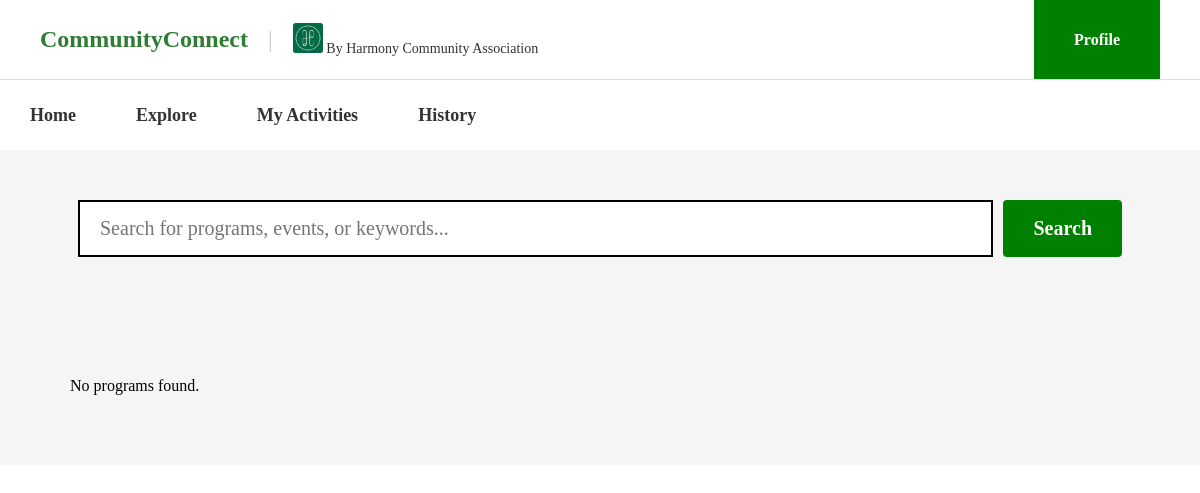
Before: /MainPage/program.php (signed in) with the older database file.
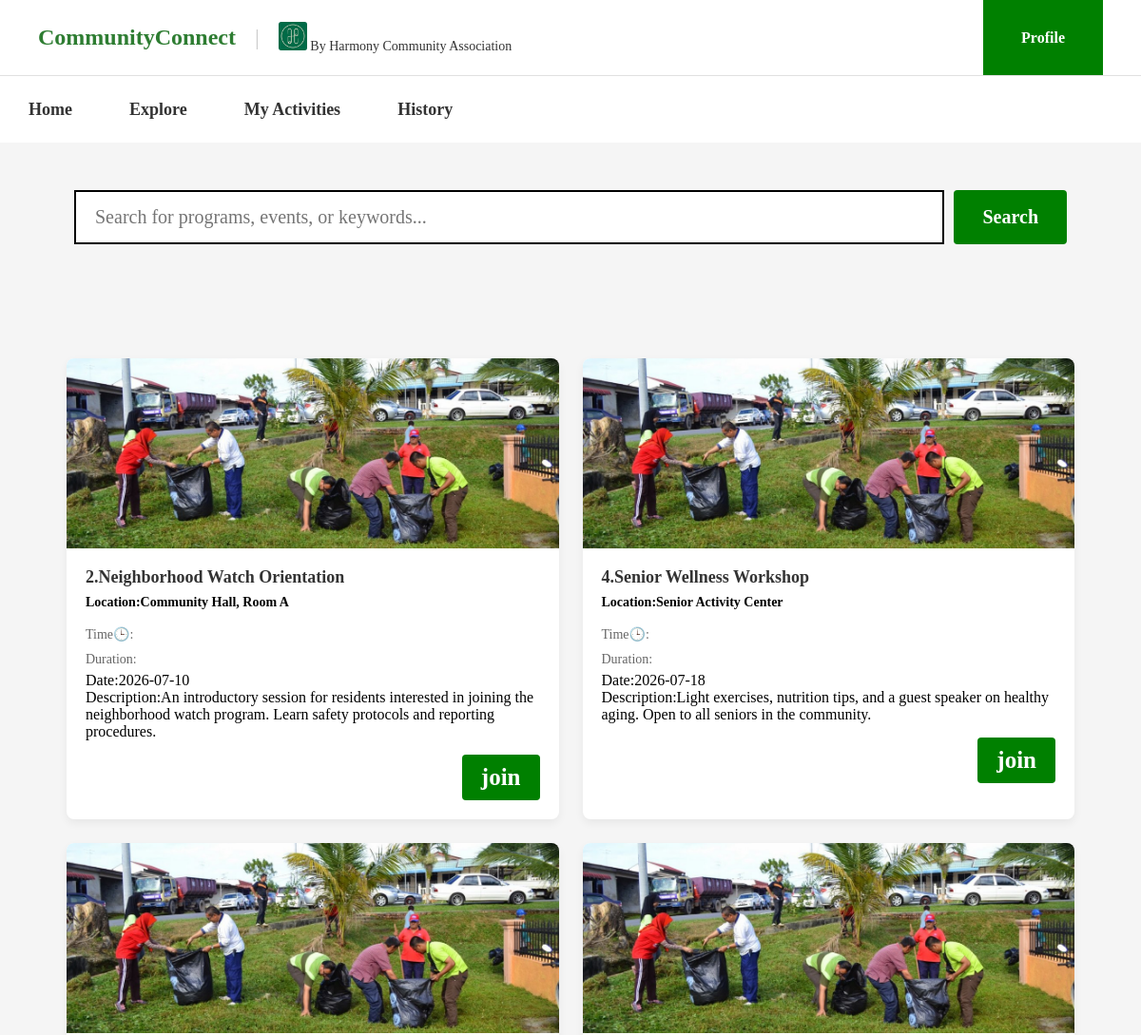
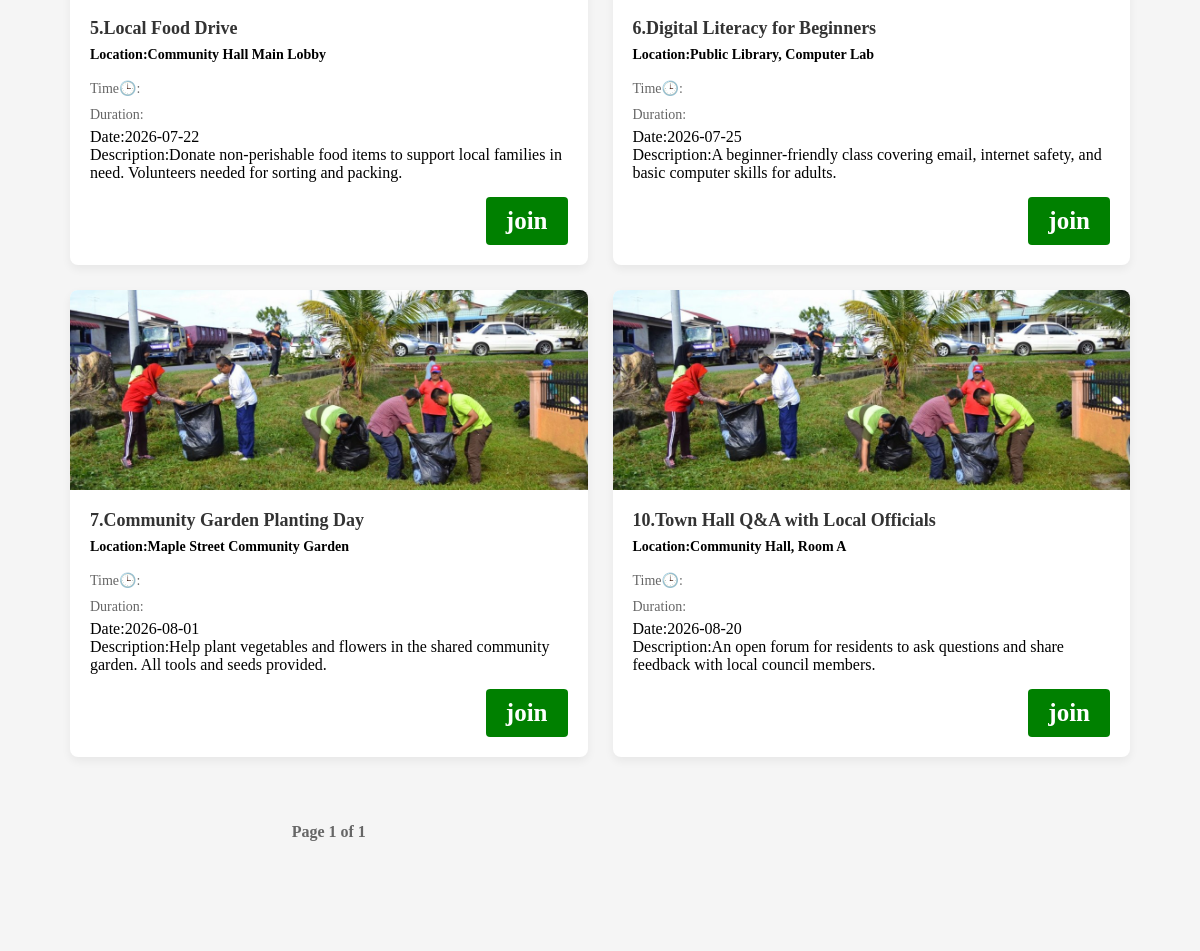
After: the same page with the newer database file (2 pictures, top to bottom).
### tables this page shows
CREATE TABLE `program` (
  `id` int(11) NOT NULL,
  `title` varchar(150) NOT NULL,
  `event_date` date NOT NULL,
  `start_time` time NOT NULL,
  `end_time` time NOT NULL,
  `location` varchar(200) NOT NULL,
  `description` text NOT NULL
);

### MainPage/program.php (the view, shortened to what this page needs)
<?php
global $connection;
$limit = 6;
$page = isset($_GET['page']) ? (int)$_GET['page'] : 1;
$offset = ($page - 1) * $limit;
$user_id = $_SESSION['id'];
$search_query = ($_GET['program'] ?? "");
if ($search_query !== "") {
    $count_sql = "SELECT COUNT(*) AS total FROM program
    WHERE title LIKE '%$search_query%'
    AND event_date >= CURDATE()
    AND id NOT IN (SELECT program_id FROM user_program WHERE user_id= '$user_id')";
    $count_result = mysqli_query($connection, $count_sql);
    $total_rows = mysqli_fetch_assoc($count_result)['total'];
    $sql = "SELECT * FROM program
    WHERE title LIKE '%$search_query%'
    AND event_date >= CURDATE()
    AND id NOT IN (SELECT program_id FROM user_program WHERE user_id= '$user_id')
    LIMIT $limit OFFSET $offset";
} else {
    $count_sql = "SELECT COUNT(*) AS total FROM program
    WHERE id NOT IN (SELECT program_id FROM user_program WHERE user_id= '$user_id')
    AND event_date >= CURDATE()";
    $count_result = mysqli_query($connection, $count_sql);
    $total_rows = mysqli_fetch_assoc($count_result)['total'];
    $sql = "SELECT * FROM program
    WHERE id NOT IN (SELECT program_id FROM user_program WHERE user_id= '$user_id')
    AND event_date >= CURDATE()
    LIMIT $limit OFFSET $offset";
}
$result = mysqli_query($connection, $sql);
$total_pages = ceil($total_rows / $limit);
?>
<!DOCTYPE html>
<html lang="en">
<head>
    <link rel="stylesheet" href="../CSS/user.css">
</head>
<body>
    <header class="top-header">
        <div class="header-left">
            <h1 class="brand-title">CommunityConnect</h1>
            <span class="divider">|</span>
            <div class="org-host">
                <img src="../Images/harmony.jpg"
                    alt="https://media.licdn.com/dms/image/v2/D4E03AQELNAHJckXI1Q/profile-displayphoto-shrink_200_200/B4EZOXqLbGHkAk-/0/1733416237478?e=2147483647&v=beta&t=sjAOtOOF-mVLAh6dF3wuGAHkhmZoFFiBIWNB3DAQ30s"
                    class="logo-placeholder">
                <span>By Harmony Community Association</span>
            </div>
        </div>
        <div class="header-right">
            <a href="profile.php" class="profile-btn">Profile</a>
        </div>
    </header>
    <nav class="main-nav">
        <a href="user_page.php" target="_self">Home</a>
        <a href="program.php" target="_self">Explore</a>
        <a href="program_status.php" target="_self">My Activities</a>
        <a href="history.php" target="_self">History</a>
    </nav>
    <div class="search-section">
        <form action="program.php" method="GET" class="search-container">
            <input type="text" name="program" placeholder="Search for programs, events, or keywords...">
            <input type="submit" value="Search">
        </form>
    </div>
    <div class="page-content">
        <div class="programs-section">
            <?php
            if ($result && mysqli_num_rows($result) > 0) {
                while ($row = mysqli_fetch_assoc($result)) {
            ?>
                    <div class="program-card">
                        <img src="../Images/gotong-royong.jpg" alt="https://www.mbsj.gov.my/ms/gotong-royong-0">
                        <div class="card-content">
                            <h3><?php echo $row['id']; ?>.<?php echo htmlspecialchars($row['title']); ?></h3>
                            <p class="location">Location:<?php echo htmlspecialchars($row['location']); ?></p>
                            <p class="time">Time🕒:<?php echo htmlspecialchars($row['time']); ?></p>
                            <p class="duration">Duration:<?php echo htmlspecialchars($row['duration']); ?></p>
                            <p class="date">Date:<?php echo htmlspecialchars($row['event_date']); ?></p>
                            <p class="description">Description:<?php echo htmlspecialchars($row['description']); ?></p>
                            <a href="join_request_submitted.php?program_id=<?php echo $row['id']; ?>">
                                <button class="join">join</button>
                            </a>
                        </div>
                    </div>
            <?php
                }
            } else {
                echo "<p>No programs found.</p>";
            }
            ?>
            <?php if ($total_rows > 0): ?>
                <div style="text-align: center; margin: 40px 0; font-family: Arial, sans-serif; font-weight: bold;">
                    <span style="display: inline-block; margin: 0 10px; color: #666; vertical-align: middle;">
                        Page <?php echo $page; ?> of <?php echo $total_pages; ?>
                    </span>
                </div>
            <?php endif; ?>
        </div>
    </div>
</body>
</html>

Changed rows visible on the page:
added program: id "2", title "Neighborhood Watch Orientation", location "Community Hall, Room A", event_date "2026-07-10", description "An introductory session for residents interested in joining the neighborhood watch program. Learn safety protocols and reporting procedures."
added program: id "4", title "Senior Wellness Workshop", location "Senior Activity Center", event_date "2026-07-18", description "Light exercises, nutrition tips, and a guest speaker on healthy aging. Open to all seniors in the community."
added program: id "5", title "Local Food Drive", location "Community Hall Main Lobby", event_date "2026-07-22", description "Donate non-perishable food items to support local families in need. Volunteers needed for sorting and packing."
added program: id "6", title "Digital Literacy for Beginners", location "Public Library, Computer Lab", event_date "2026-07-25", description "A beginner-friendly class covering email, internet safety, and basic computer skills for adults."
added program: id "7", title "Community Garden Planting Day", location "Maple Street Community Garden", event_date "2026-08-01", description "Help plant vegetables and flowers in the shared community garden. All tools and seeds provided."
added program: id "10", title "Town Hall Q&A with Local Officials", location "Community Hall, Room A", event_date "2026-08-20", description "An open forum for residents to ask questions and share feedback with local council members."
Other visible differences:
$page: (not shown) → "1"
$total_pages: (not shown) → "1"
text no longer shown: "No programs found."
text now shown: "Page of"
